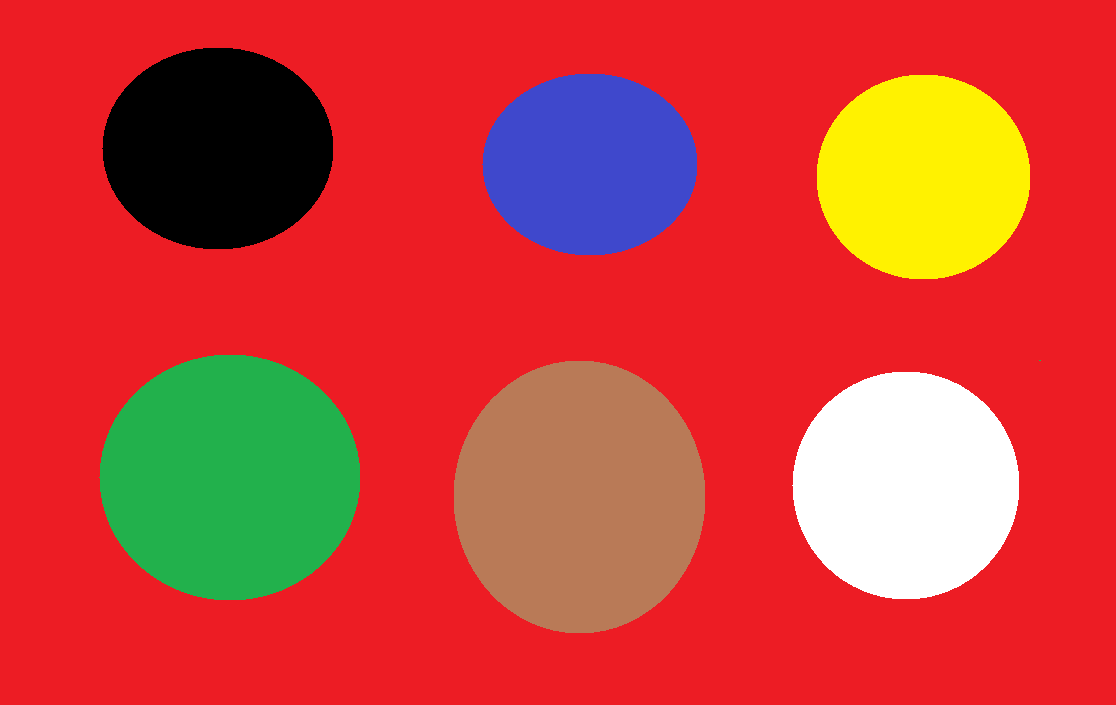
#> input picture Kodlar/images/renkler.png, 1116 x 705 px
$ python contours.py   (older library calls are emulated)
#> lines starting #> are read from the running program, lines starting #| are printed output that depends on the picture; after the words box and inside, x2 and y2 are one past the last pixel; in counts of white or black regions, pixels touching at a corner belong together; long printed decimals are rounded
import cv2
import numpy as np
#import mouse

image = cv2.imread('../images/renkler.png')
#> image is the input picture: shape (705, 1116, 3); mean B, G, R 56.7, 65.5, 204.4
print(image.shape)
#| (705, 1116, 3)

#                 Blue, Green, Red
en_alt_degerler = (0,   100,   0)
en_ust_degerler = (100, 255,   255)

result = cv2.inRange(image, en_alt_degerler, en_ust_degerler)
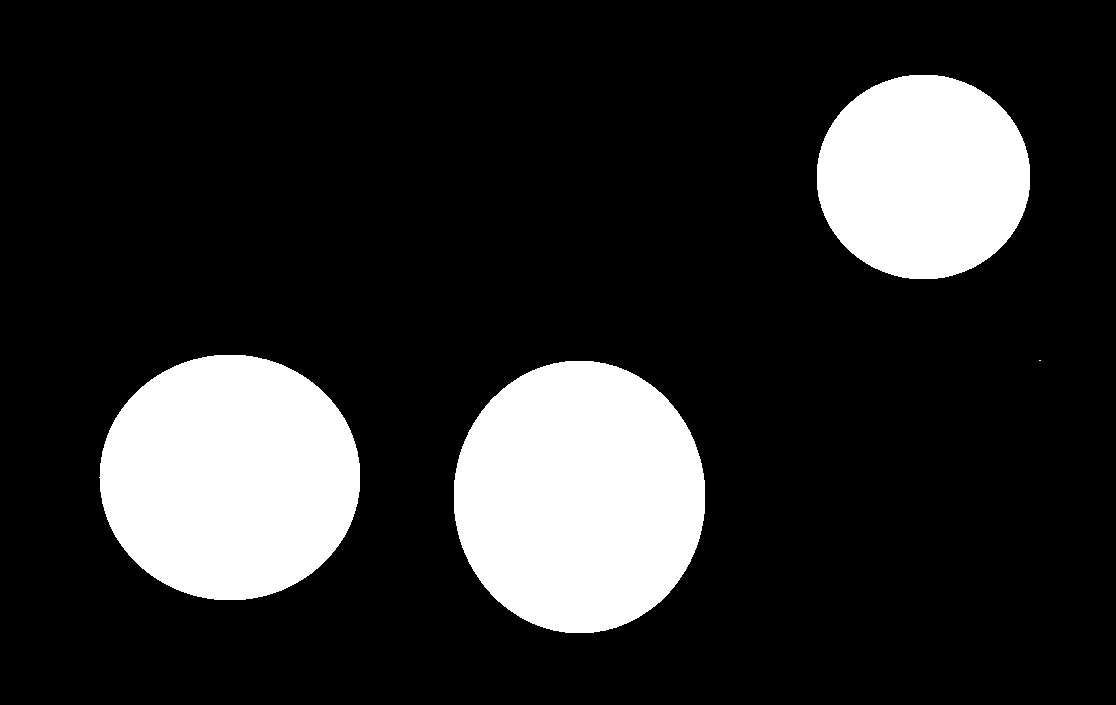
#> result: shape (705, 1116); 17.6% white; 4 white regions (1 under 20 px)

cv2.namedWindow("result", cv2.WINDOW_FREERATIO)
cv2.imshow("result", result)


cv2.namedWindow("ORIGINAL", cv2.WINDOW_FREERATIO)
cv2.imshow('ORIGINAL', image)
cv2.waitKey()


_, contours, hierarchy = cv2.findContours(result, cv2.RETR_TREE, cv2.CHAIN_APPROX_SIMPLE)
#> contours = 4 contours, 1 with area under 20; largest, box (x1, y1, x2, y2) and area: (454, 361, 705, 633) 53589, (99, 355, 360, 600) 49984, (817, 75, 1030, 279) 34098

print(len(contours))
#| 4


def contourCenter(contour):
	# compute the center of the contour
	M = cv2.moments(contour)
	cX = int(M["m10"] / M["m00"])
	cY = int(M["m01"] / M["m00"])

	return cX, cY  # centerX, centerY


for c in contours:
	if cv2.contourArea(c) > 100:
		cX, cY = contourCenter(c)
		#print(c)

		#cv2.circle()

		print("kontorun merkezi = {}".format((cX, cY)))

		dikdortgen = cv2.boundingRect(c)
		cember     = cv2.minEnclosingCircle(c)

		cv2.rectangle(image, (int(dikdortgen[0]), int(dikdortgen[1])), (int(dikdortgen[0]+dikdortgen[2]), int(dikdortgen[1]+dikdortgen[3])), (255, 0, 255), 9)
		cv2.circle(image, (cX, cY), int(cember[1]), (0, 255, 255), 9)


		print(dikdortgen)
		print(cember)

		#mouse.move(ekran_sol + cX, ekran_ust + cY)
		#mouse.click()

		cv2.circle(image, (cX, cY), 15, (255, 255, 255), -1)
		cv2.imshow('ORIGINAL', image)
		cv2.waitKey()
	else:
		print("Alan 100'den düşük, işlem yapma")
#> this loop made 4 passes
#> (cX, cY, dikdortgen, cember) on passes 1, 3, 4: (579, 496, (454, 361, 251, 272), ((579, 496.5), 136.2)), (229, 477, (99, 355, 261, 245), ((229.4, 477), 130.4)), (923, 176, (817, 75, 213, 204), ((923, 176.7), 106.8))
#> c on pass 2: [[1039, 360], [1040, 360]]
#| kontorun merkezi = (579, 496)
#| (454, 361, 251, 272)
#| ((579.0, 496.5), 136.221)
#| Alan 100'den düşük, işlem yapma
#| kontorun merkezi = (229, 477)
#| (99, 355, 261, 245)
#| ((229.377, 477.0), 130.377)
#| kontorun merkezi = (923, 176)
#| (817, 75, 213, 204)
#| ((923.0, 176.703), 106.759)
#> pass 1, `cv2.imshow('ORIGINAL', image)`:
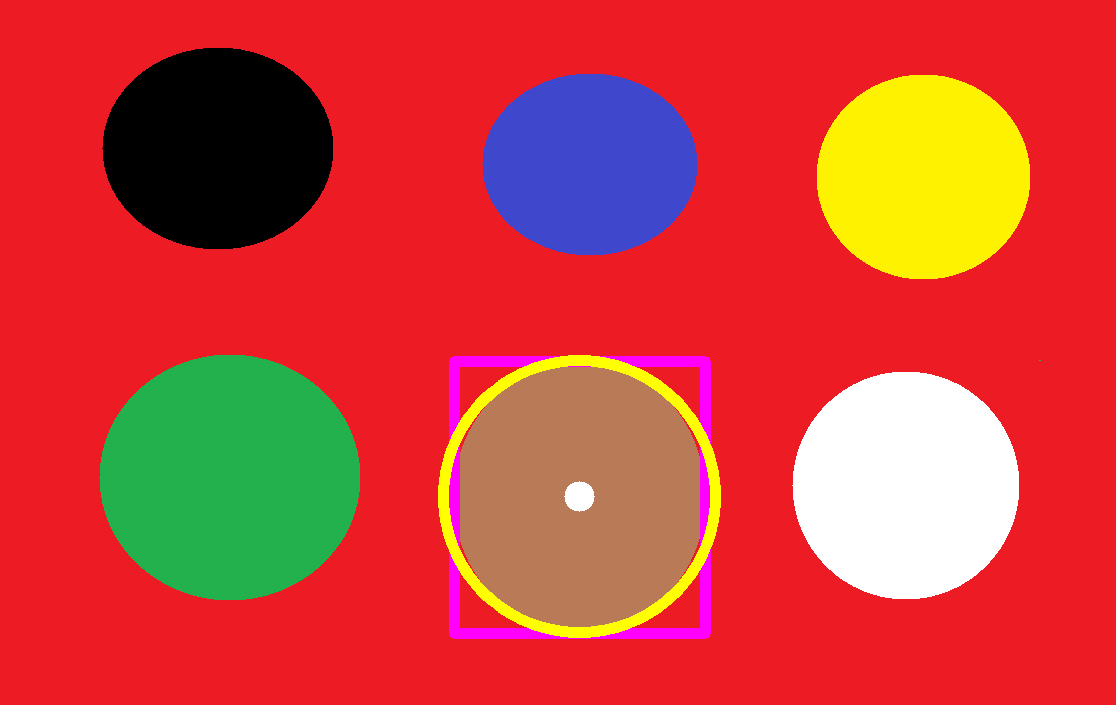
#> window 'ORIGINAL': shape (705, 1116, 3); mean B, G, R 58.6, 67.7, 205
#> after the loop:
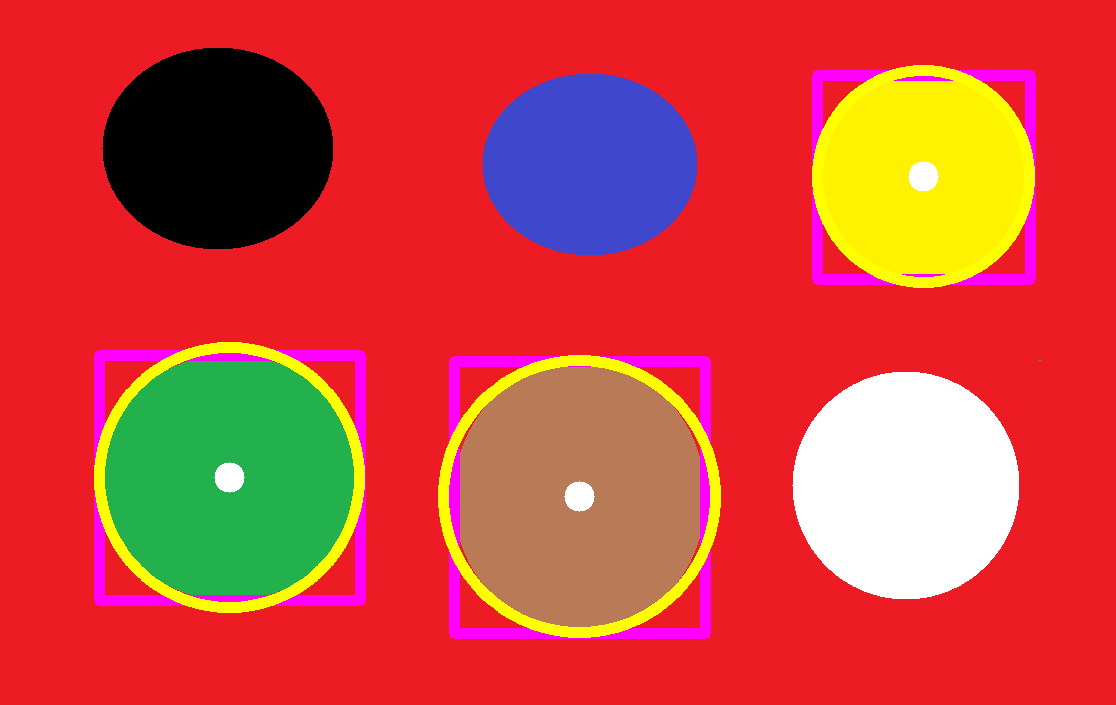
#> image: shape (705, 1116, 3); 6.4% of pixels changed, all inside (x1, y1, x2, y2) = (94, 65, 1036, 639)
		#cv2.circle(image, (cX, cY), 7, (0, 0, 0), -1)
		#cv2.waitKey()

cv2.imshow('ORIGINAL', image)
cv2.waitKey()
